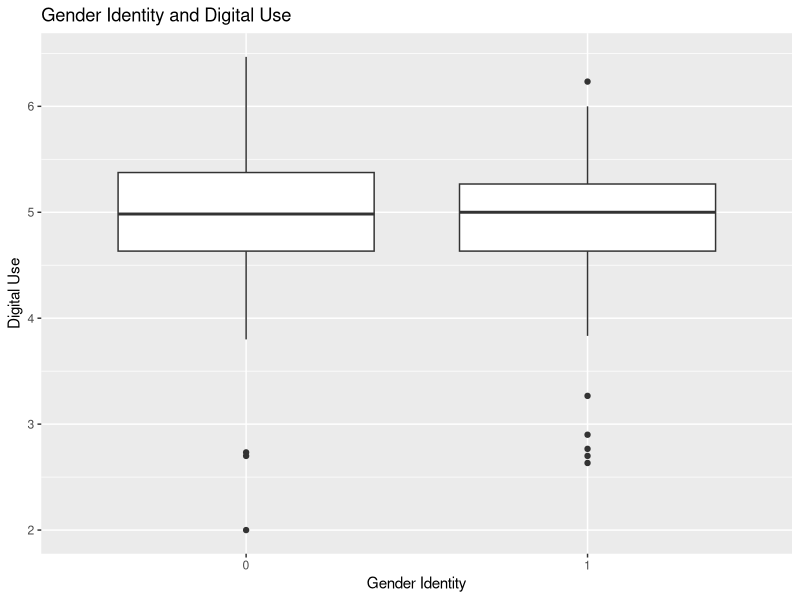
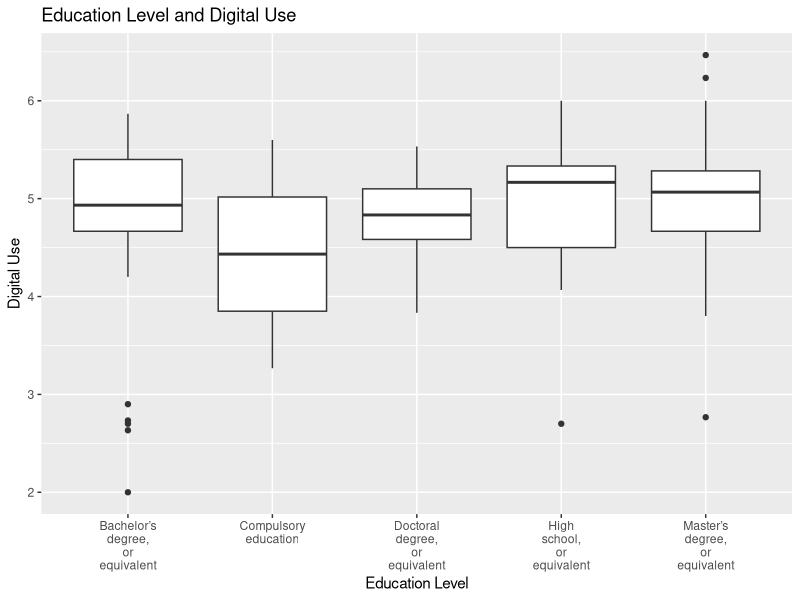
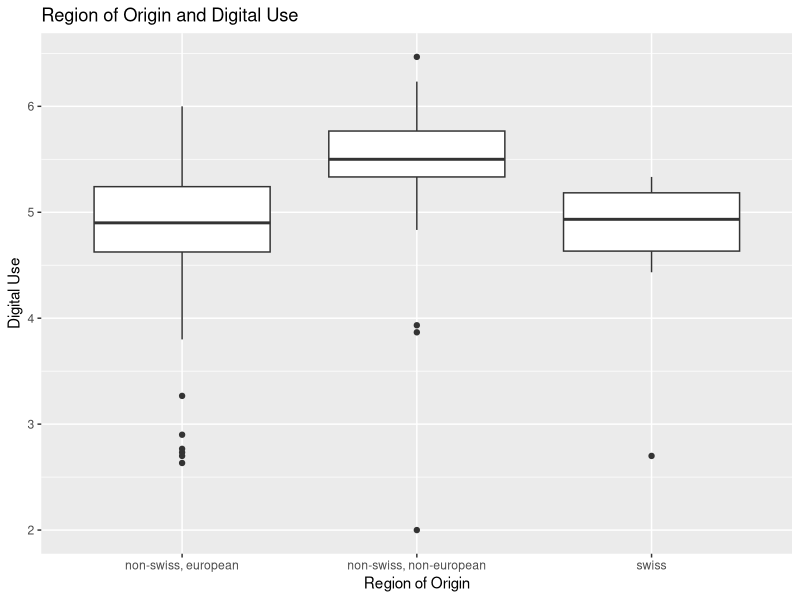
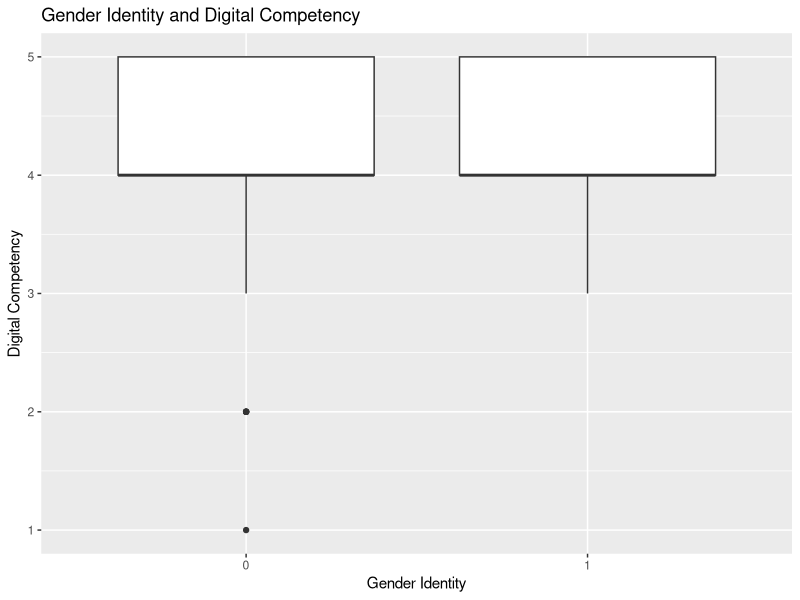
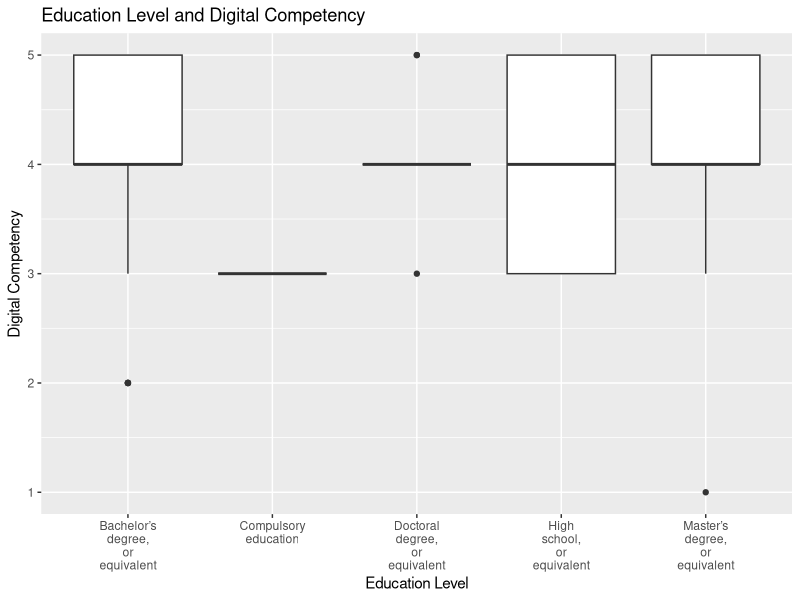
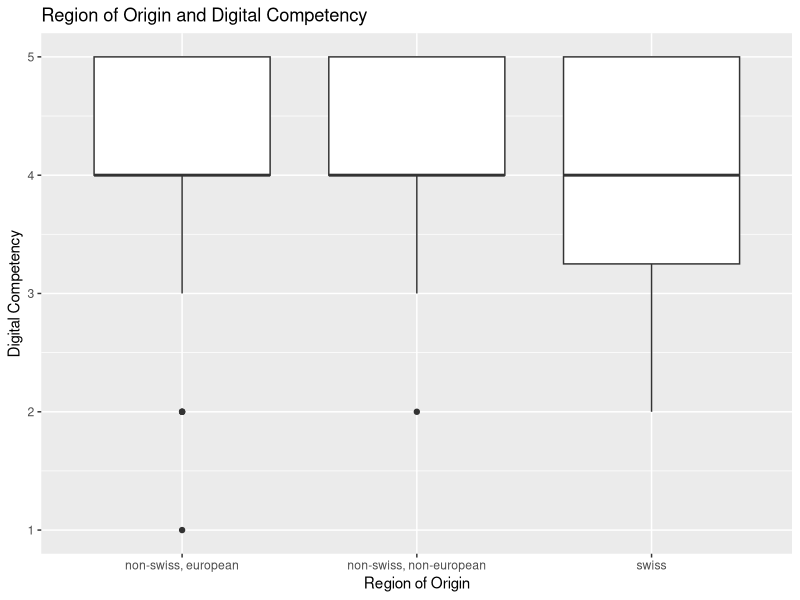
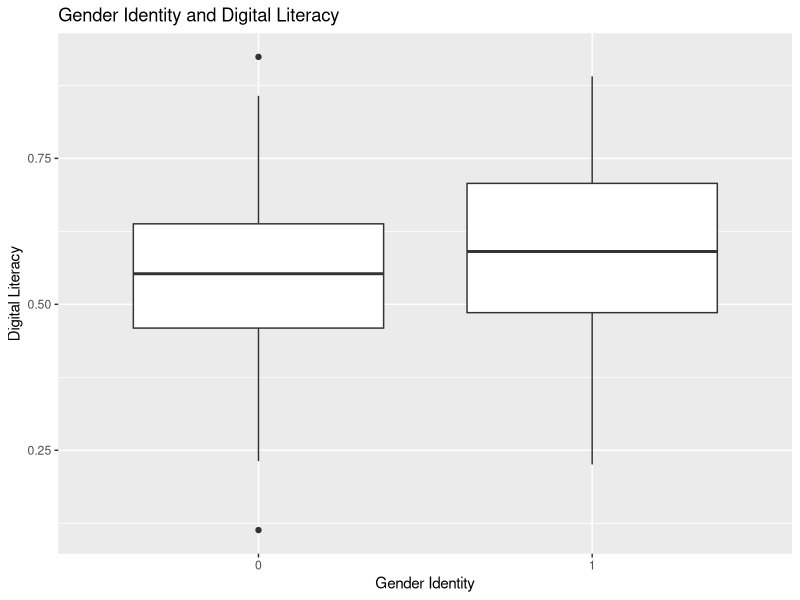
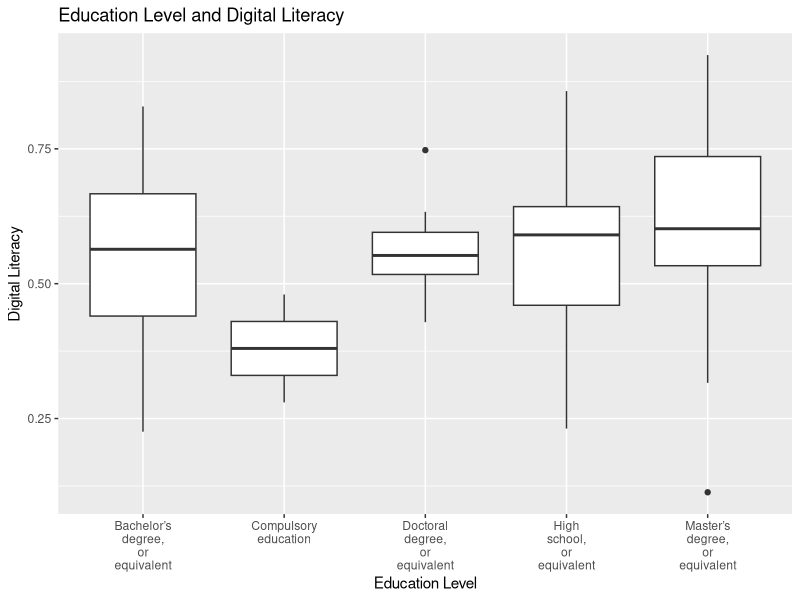

Reproduce these figures in R, in order.
library(ggplot2)

data <- read.csv("final-data.csv")
data <- data[, !names(data) %in% "romansh_canton"]
data <- subset(data, select = -concerns_score)
data <- subset(data, select = -familiarity_score)

data$ro_macro <- ifelse(data$region_origin == "non-swiss, european",
  "non-swiss, european",
  ifelse(data$region_origin == "non-swiss, non-european",
    "non-swiss, non-european",
    "swiss"
  )
)

data$normalised_literacy <- data$digital_literacy / 30
data$combined_literacy <- (data$normalised_literacy / 7) * (data$competent_digital / 5)
data$normalised_paralanguage <- data$paralanguage_communication / 7
data$general <- (data$productivity + data$finances) / 2

communication <- c("pa_uima", "pa_slof", "pa_mvocc", "pa_svmomvc", "pa_usmp", "pa_sospov", "pa_womsrv", "pa_womsrv", "pa_stomm", "pa_e", "pa_piofogc")

data$communication <- rowSums(data[communication], na.rm = TRUE) / length(communication)

instrumental <- c("pa_uatcwat", "pa_ucor", "pa_saot", "pa_b", "pa_l", "pa_bw", "pa_si", "pa_ucocc", "pa_ml", "pa_sogdcs")
expressive <- c("pa_usmp", "pa_womsrv", "pa_svmomvc", "pa_mgom", "pa_epov", "pa_tpov", "pa_sospov", "pa_stomm", "pa_piofogc")

data$instrumental <- rowSums(data[instrumental], na.rm = TRUE) / length(instrumental)
data$expressive <- rowSums(data[expressive], na.rm = TRUE) / length(expressive)

data$university_lausanne <- as.factor(data$university_lausanne)
data$gender_identity <- as.factor(data$gender_identity)
data$education_completed <- as.factor(data$education_completed)
data$ro_macro <- as.factor(data$ro_macro)
data$age <- as.numeric(data$age)
data$years_internet <- as.numeric(data$years_internet)

pa_columns <- grep("^pa_", colnames(data), value = TRUE)

diversity_column <- apply(data[, pa_columns], 1, function(x) sum(x >= 3 & x <= 7))

data$diversity_score <- diversity_column / 30

cd_columns <- grep("^cd_", colnames(data), value = TRUE)

data$concern_score <- rowSums(data[, cd_columns], na.rm = TRUE) / 8
data$acknowledgement <- (data$ms_aic + data$ms_cip) / 2

colnames(data)[colnames(data) == "self-development"] <- "self_development"

data$sociolinguistics_score <- rowSums(data[, c("ft_cmc", "ft_pos", "ft_p", "ft_i")], na.rm = TRUE) / 4
data$previous_research <- rowSums(data[, c("co_auoei", "co_ahomrc", "co_ago", "co_acono", "co_acofc")], na.rm = TRUE) / 5

co_columns <- grep("^co_", colnames(data), value = TRUE)

data$bw_pg <- rowSums(data[, c("pa_bw", "pa_pg")], na.rm = TRUE) / 2

co_application <- c(co_columns, "interested_application")

application <- data[, co_application]

data$past_present <- rowSums(data[, c("contributed_research", "interested_application")], na.rm = TRUE) / 2

cd_application <- c(cd_columns, "interested_application")

limiting_factors <- data[, cd_application]

cd_pp <- c(cd_columns, "past_present")

lf_pp <- data[, cd_pp]

pa_application <- c(pa_columns, "interested_application")

application <- data[, pa_application]

pa_pp <- c(pa_columns, "past_present")

application_pp <- data[, pa_pp]

egotistical <- c("ms_fc", "ms_aic", "ms_cip", "ms_no", "ms_lasor", "ms_lam", "ms_las", "ms_ca")

collective <- c("ms_hamaritp", "ms_no", "ms_tptswfaf", "ms_lasor", "ms_ca")

data$egotistical_motive <- rowSums(data[egotistical], na.rm = TRUE) / length(egotistical)
data$collective_motive <- rowSums(data[collective], na.rm = TRUE) / length(collective)

ms_columns <- grep("^ms_", colnames(data), value = TRUE)
ms_application <- c(ms_columns, "interested_application")
ms_ia <- data[, ms_application]
ms_research <- c(ms_columns, "past_present")

research_motives <- data[, ms_research]

co_pa <- c(pa_columns, co_columns)

# OUTPUT

sink("output.txt", type = "output")

# Descriptive statistics

print("Descriptive statistics")

summary(data)

# Standard Deviations

# Age

sd_age <- sd(data$age)

print("Age:")
print(sd_age)

# Competency

sd_cd <- sd(data$competent_digital)

print("Competency:")
print(sd_cd)

# Algorithms

sd_ua <- sd(data$understand_algorithms)

print("Algorithms:")
print(sd_ua)

# Familiarity

sd_cs <- sd(data$ft_cs)

print("Familiarity:")
print(sd_cs)

# Diversity

sd_ds <- sd(data$diversity_score)

print("Diversity:")
print(sd_ds)

# Interest

sd_pp <- sd(data$past_present)

print("Interest:")
print(sd_pp)

# Chi2 Tests

# GENDER IDENTITY VS UNIVERSITY OF LAUSANNE (SIGNIFICANT)

print("UNIVERSITY OF LAUSANNE VS REGION OF ORIGIN (SIGNIFICANT)")

contingency_table <- table(data$gender_identity, data$university_lausanne)

cs_result <- chisq.test(contingency_table)

if (cs_result$p.value < 0.05) {
  print("Significant")
  print(contingency_table)
} else {
  print("Not significant")
}

# UNIVERSITY OF LAUSANNE VS REGION OF ORIGIN (SIGNIFICANT)

print("UNIVERSITY OF LAUSANNE VS REGION OF ORIGIN (SIGNIFICANT)")

contingency_table <- table(data$university_lausanne, data$region_origin)

cs_result <- chisq.test(contingency_table)

if (cs_result$p.value < 0.05) {
  print("Significant")
  print(contingency_table)
} else {
  print("Not significant")
}

# UNIVERSITY OF LAUSANNE VS REGION OF ORIGIN (MACRO) (SIGNIFICANT)

print("UNIVERSITY OF LAUSANNE VS REGION OF ORIGIN (MACRO) (SIGNIFICANT)")

contingency_table <- table(data$university_lausanne, data$ro_macro)

cs_result <- chisq.test(contingency_table)

if (cs_result$p.value < 0.05) {
  print("Significant")
  print(contingency_table)
} else {
  print("Not significant")
}

# UNIVERSITY OF LAUSANNE VS AGE (SIGNIFICANT)

print("UNIVERSITY OF LAUSANNE VS AGE (SIGNIFICANT)")

contingency_table <- table(data$university_lausanne, data$age)

cs_result <- chisq.test(contingency_table)

if (cs_result$p.value < 0.05) {
  print("Significant")
  print(contingency_table)
} else {
  print("Not significant")
}

# UNIVERSITY OF LAUSANNE VS YEARS OF INTERNET USAGE (SIGNIFICANT)

print("UNIVERSITY OF LAUSANNE VS YEARS OF INTERNET USAGE (SIGNIFICANT)")

contingency_table <- table(data$university_lausanne, data$years_internet)

cs_result <- chisq.test(contingency_table)

if (cs_result$p.value < 0.05) {
  print("Significant")
  print(contingency_table)
} else {
  print("Not significant")
}

# REGION OF ORIGIN VS YEARS OF INTERNET USAGE (SIGNIFICANT)

print("REGION OF ORIGIN VS YEARS OF INTERNET USAGE (SIGNIFICANT)")

contingency_table <- table(data$region_origin, data$years_internet)

cs_result <- chisq.test(contingency_table)

if (cs_result$p.value < 0.05) {
  print("Significant")
  print(contingency_table)
} else {
  print("Not significant")
}

# REGION OF ORIGIN (MACRO) VS YEARS OF INTERNET USAGE (SIGNIFICANT)

print("REGION OF ORIGIN (MACRO) VS YEARS OF INTERNET USAGE (SIGNIFICANT)")

contingency_table <- table(data$ro_macro, data$years_internet)

cs_result <- chisq.test(contingency_table)

if (cs_result$p.value < 0.05) {
  print("Significant")
  print(contingency_table)
} else {
  print("Not significant")
}

# REGION OF ORIGIN VS INTERESTED IN FUTURE APPLICATION (SIGNIFICANT)

print("REGION OF ORIGIN VS INTERESTED IN FUTURE APPLICATION (SIGNIFICANT)")

contingency_table <- table(data$region_origin, data$interested_application)

cs_result <- chisq.test(contingency_table)

if (cs_result$p.value < 0.05) {
  print("Significant")
  print(contingency_table)
} else {
  print("Not significant")
}

# REGION OF ORIGIN (MACRO) VS INTERESTED IN FUTURE APPLICATION (SIGNIFICANT)

print("REGION OF ORIGIN (MACRO) VS INTERESTED IN FUTURE APPLICATION (SIGNIFICANT)")

contingency_table <- table(data$ro_macro, data$interested_application)

cs_result <- chisq.test(contingency_table)

if (cs_result$p.value < 0.05) {
  print("Significant")
  print(contingency_table)
} else {
  print("Not significant")
}

# LEVEL OF EDUCATION COMPLETED VS AGE (SIGNIFICANT)

print("LEVEL OF EDUCATION COMPLETED VS AGE (SIGNIFICANT)")

contingency_table <- table(data$education_completed, data$age)

cs_result <- chisq.test(contingency_table)

if (cs_result$p.value < 0.05) {
  print("Significant")
  print(contingency_table)
} else {
  print("Not significant")
}

# LEVEL OF EDUCATION COMPLETED VS YEARS OF INTERNET USAGE (SIGNIFICANT)

print("LEVEL OF EDUCATION COMPLETED VS YEARS OF INTERNET USAGE (SIGNIFICANT)")

contingency_table <- table(data$education_completed, data$years_internet)

cs_result <- chisq.test(contingency_table)

if (cs_result$p.value < 0.05) {
  print("Significant")
  print(contingency_table)
} else {
  print("Not significant")
}

# AGE VS YEARS OF INTERNET USAGE (SIGNIFICANT)

print("AGE VS YEARS OF INTERNET USAGE (SIGNIFICANT)")

contingency_table <- table(data$age, data$years_internet)

cs_result <- chisq.test(contingency_table)

if (cs_result$p.value < 0.05) {
  print("Significant")
  print(contingency_table)
} else {
  print("Not significant")
}

# GENDER IDENTITY VS LEVEL OF EDUCATION COMPLETED (SIGNIFICANT)

print("GENDER IDENTITY VS LEVEL OF EDUCATION COMPLETED (SIGNIFICANT)")

contingency_table <- table(data$gender_identity, data$education_completed)

cs_result <- chisq.test(contingency_table)

if (cs_result$p.value < 0.05) {
  print("Significant")
  print(contingency_table)
} else {
  print("Not significant")
}

# GENDER IDENTITY VS REGION OF ORIGIN (SIGNIFICANT)

print("GENDER IDENTITY VS REGION OF ORIGIN (SIGNIFICANT)")

contingency_table <- table(data$gender_identity, data$region_origin)

cs_result <- chisq.test(contingency_table)

if (cs_result$p.value < 0.05) {
  print("Significant")
  print(contingency_table)
} else {
  print("Not significant")
}

# GENDER IDENTITY VS YEARS OF INTERNET USAGE (SIGNIFICANT)

print("GENDER IDENTITY VS YEARS OF INTERNET USAGE (SIGNIFICANT)")

contingency_table <- table(data$gender_identity, data$years_internet)

cs_result <- chisq.test(contingency_table)

if (cs_result$p.value < 0.05) {
  print("Significant")
  print(contingency_table)
} else {
  print("Not significant")
}

# Who uses digital technology the most frequently?

print("Who uses digital technology the most frequently?")

# Plots

ggplot(data, aes(x = gender_identity, y = normalised_literacy)) +
  geom_boxplot() +
  labs(title = "Gender Identity and Digital Use", x = "Gender Identity", y = "Digital Use")

ggplot(data, aes(x = education_completed, y = normalised_literacy)) +
  geom_boxplot() +
  labs(title = "Education Level and Digital Use", x = "Education Level", y = "Digital Use") +
  scale_x_discrete(labels = function(x) gsub(" ", "\n", x))

ggplot(data, aes(x = ro_macro, y = normalised_literacy)) +
  geom_boxplot() +
  labs(title = "Region of Origin and Digital Use", x = "Region of Origin", y = "Digital Use")

# Correlation

correlation <- cor(data[, c("age", "years_internet", "normalised_literacy")], use = "complete.obs")

print(correlation)

# ANOVA

anova_gender <- aov(normalised_literacy ~ gender_identity, data = data)

summary(anova_gender)

anova_education <- aov(normalised_literacy ~ education_completed, data = data)

summary(anova_education)

anova_region <- aov(normalised_literacy ~ ro_macro, data = data)

summary(anova_region)

# Who uses digital technology the most competently?

print("Who uses digital technology the most competently?")

# Plots

ggplot(data, aes(x = gender_identity, y = competent_digital)) +
  geom_boxplot() +
  labs(title = "Gender Identity and Digital Competency", x = "Gender Identity", y = "Digital Competency")

ggplot(data, aes(x = education_completed, y = competent_digital)) +
  geom_boxplot() +
  labs(title = "Education Level and Digital Competency", x = "Education Level", y = "Digital Competency") +
  scale_x_discrete(labels = function(x) gsub(" ", "\n", x))

ggplot(data, aes(x = ro_macro, y = competent_digital)) +
  geom_boxplot() +
  labs(title = "Region of Origin and Digital Competency", x = "Region of Origin", y = "Digital Competency")

# Correlation

correlation <- cor(data[, c("age", "years_internet", "competent_digital")], use = "complete.obs")

print(correlation)

# ANOVA

anova_gender <- aov(competent_digital ~ gender_identity, data = data)

summary(anova_gender)

anova_education <- aov(competent_digital ~ education_completed, data = data)

summary(anova_education)

anova_region <- aov(competent_digital ~ ro_macro, data = data)

summary(anova_region)

# Who is the most digitally literate?

print("Who is the most digitally literate?")

# Plots

ggplot(data, aes(x = gender_identity, y = combined_literacy)) +
  geom_boxplot() +
  labs(title = "Gender Identity and Digital Literacy", x = "Gender Identity", y = "Digital Literacy")

ggplot(data, aes(x = education_completed, y = combined_literacy)) +
  geom_boxplot() +
  labs(title = "Education Level and Digital Literacy", x = "Education Level", y = "Digital Literacy") +
    scale_x_discrete(labels = function(x) gsub(" ", "\n", x))

ggplot(data, aes(x = ro_macro, y = combined_literacy)) +
  geom_boxplot() +
  labs(title = "Region of Origin and Digital Literacy", x = "Region of Origin", y = "Digital Literacy")

# Correlation

correlation <- cor(data[, c("age", "years_internet", "combined_literacy")], use = "complete.obs")

print(correlation)

# ANOVA

anova_gender <- aov(combined_literacy ~ gender_identity, data = data)

summary(anova_gender)

anova_education <- aov(combined_literacy ~ education_completed, data = data)

summary(anova_education)

anova_region <- aov(combined_literacy ~ ro_macro, data = data)

summary(anova_region)

# Does frequency of use relate to digital competence?

print("Does frequency of use relate to digital competence?")

# Linear Regression

model <- lm(competent_digital ~ normalised_literacy, data = data)

summary(model)

# Does age relate to frequency of use?

print("Does age relate to frequency of use?")

# Linear Regression

model <- lm(normalised_literacy ~ age, data = data)

summary(model)

# Does age relate to digital competence?

print("Does age relate to digital competence?")

# Linear Regression

model <- lm(competent_digital ~ age, data = data)

summary(model)

# Does age relate to digital literacy?

print("Does age relate to digital literacy?")

# Linear Regression

model <- lm(combined_literacy ~ age, data = data)

summary(model)

# What demographic produces the most paralanguage output?

print("What demographic produces the most paralanguage output?")

# Plots

ggplot(data, aes(x = gender_identity, y = normalised_paralanguage)) +
  geom_boxplot() +
  labs(title = "Gender Identity and Paralanguage Use", x = "Gender Identity", y = "Paralanguage Use")

ggplot(data, aes(x = education_completed, y = normalised_paralanguage)) +
  geom_boxplot() +
  labs(title = "Education Level and Paralanguage Use", x = "Education Level", y = "Paralanguage Use") +
    scale_x_discrete(labels = function(x) gsub(" ", "\n", x))

ggplot(data, aes(x = ro_macro, y = normalised_paralanguage)) +
  geom_boxplot() +
  labs(title = "Region of Origin and Paralanguage Use", x = "Region of Origin", y = "Paralanguage Use")

# Correlation

correlation <- cor(data[, c("age", "years_internet", "normalised_paralanguage")], use = "complete.obs")

print(correlation)

# ANOVA

anova_gender <- aov(normalised_paralanguage ~ gender_identity, data = data)

summary(anova_gender)

anova_education <- aov(normalised_paralanguage ~ education_completed, data = data)

summary(anova_education)

anova_region <- aov(normalised_paralanguage ~ ro_macro, data = data)

summary(anova_region)

# What demographic produces the most communication output?

print("What demographic produces the most communication output?")

# Plots

ggplot(data, aes(x = gender_identity, y = communication)) +
  geom_boxplot() +
  labs(title = "Gender Identity and Communication Use", x = "Gender Identity", y = "Communication Use")

ggplot(data, aes(x = education_completed, y = communication)) +
  geom_boxplot() +
  labs(title = "Education Level and Communication Use", x = "Education Level", y = "Communication Use") +
    scale_x_discrete(labels = function(x) gsub(" ", "\n", x))

ggplot(data, aes(x = ro_macro, y = communication)) +
  geom_boxplot() +
  labs(title = "Region of Origin and Communication Use", x = "Region of Origin", y = "Communication Use")

# Correlation

correlation <- cor(data[, c("age", "years_internet", "communication")], use = "complete.obs")

print(correlation)

# ANOVA

anova_gender <- aov(communication ~ gender_identity, data = data)
summary(anova_gender)

anova_education <- aov(communication ~ education_completed, data = data)
summary(anova_education)

anova_region <- aov(communication ~ ro_macro, data = data)
summary(anova_region)

# Do demographic characteristics relate to instrumental use?

print("Do demographic characteristics relate to instrumental use?")

# Plots

ggplot(data, aes(x = gender_identity, y = instrumental)) +
  geom_boxplot() +
  labs(title = "Gender Identity and Instrumental Use", x = "Gender Identity", y = "Instrumental Use")

ggplot(data, aes(x = education_completed, y = instrumental)) +
  geom_boxplot() +
  labs(title = "Education Level and Instrumental Use", x = "Education Level", y = "Instrumental Use") +
    scale_x_discrete(labels = function(x) gsub(" ", "\n", x))

ggplot(data, aes(x = ro_macro, y = instrumental)) +
  geom_boxplot() +
  labs(title = "Region of Origin and Instrumental Use", x = "Region of Origin", y = "Instrumental Use")

# Correlation

correlation <- cor(data[, c("age", "years_internet", "instrumental")], use = "complete.obs")

print(correlation)

# ANOVA

anova_gender <- aov(instrumental ~ gender_identity, data = data)

summary(anova_gender)

anova_education <- aov(instrumental ~ education_completed, data = data)

summary(anova_education)

anova_region <- aov(instrumental ~ ro_macro, data = data)

summary(anova_region)

# Do demographic characteristics relate to expressive use?

print("Do demographic characteristics relate to expressive use?")

# Plots

ggplot(data, aes(x = gender_identity, y = expressive)) +
  geom_boxplot() +
  labs(title = "Gender Identity and Expressive Use", x = "Gender Identity", y = "Expressive Use")

ggplot(data, aes(x = education_completed, y = expressive)) +
  geom_boxplot() +
  labs(title = "Education Level and Expressive Use", x = "Education Level", y = "Expressive Use") +
    scale_x_discrete(labels = function(x) gsub(" ", "\n", x))

ggplot(data, aes(x = ro_macro, y = expressive)) +
  geom_boxplot() +
  labs(title = "Region of Origin and Expressive Use", x = "Region of Origin", y = "Expressive Use")

# Correlation

correlation <- cor(data[, c("age", "years_internet", "expressive")], use = "complete.obs")

print(correlation)

# ANOVA

anova_gender <- aov(expressive ~ gender_identity, data = data)

summary(anova_gender)

anova_education <- aov(expressive ~ education_completed, data = data)

summary(anova_education)

anova_region <- aov(expressive ~ ro_macro, data = data)

summary(anova_region)

# EDIT How do people use digital technology?

print("How do people use digital technology?")

# Clustering

pa_data <- data[, pa_columns]

scaled_data <- scale(pa_data)

summary(scaled_data)

set.seed(123)

wcss <- numeric()

for (k in 1:10) {
  kmeans_result <- kmeans(scaled_data, centers = k, nstart = 25)
  wcss[k] <- kmeans_result$tot.withinss
}

plot(1:10, wcss,
  type = "b", pch = 19, frame = FALSE,
  xlab = "Number of clusters", ylab = "Total",
  main = "Elbow Method"
)

slope <- (wcss[10] - wcss[5]) / (10 - 5)

intercept <- wcss[5] - slope * 5

abline(a = intercept, b = slope, col = "#0089c4", lwd = 2, lty = 2)

kmeans_result <- kmeans(scaled_data, centers = 5, nstart = 25)

kmeans_result$cluster
kmeans_result$centers

data$cluster <- kmeans_result$cluster

# PCA

pca_result <- prcomp(scaled_data)

plot(pca_result$x[, 1:2],
  col = data$cluster, pch = 16,
  main = "PCA", xlab = "PC1", ylab = "PC2"
)

text(pca_result$x[, 1:2], labels = data$ro_macro, pos = 3, cex = 0.5, col = "black")

loadings <- pca_result$rotation
loadings[, 1:2]

# Who engages in more diverse forms of using digital technology?

print("Who engages in more diverse forms of using digital technology?")

# Plots

ggplot(data, aes(x = gender_identity, y = diversity_score)) +
  geom_boxplot() +
  labs(title = "Gender Identity and Diversity of Use", x = "Gender Identity", y = "Diversity of Use")

ggplot(data, aes(x = education_completed, y = diversity_score)) +
  geom_boxplot() +
  labs(title = "Education Level and  Diversity of Use", x = "Education Level", y = "Diversity of Use") +
    scale_x_discrete(labels = function(x) gsub(" ", "\n", x))

ggplot(data, aes(x = ro_macro, y = diversity_score)) +
  geom_boxplot() +
  labs(title = "Region of Origin and Diversity of Use", x = "Region of Origin", y = "Diversity of Use")

# Correlation

correlation <- cor(data[, c("age", "years_internet", "diversity_score")], use = "complete.obs")

print(correlation)

# ANOVA

anova_gender <- aov(diversity_score ~ gender_identity, data = data)

summary(anova_gender)

anova_education <- aov(diversity_score ~ education_completed, data = data)

summary(anova_education)

anova_region <- aov(diversity_score ~ ro_macro, data = data)

summary(anova_region)

# Who does not trust data collection processes?

print("Who does not trust data collection processes?")

# Plots

ggplot(data, aes(x = gender_identity, y = concern_score)) +
  geom_boxplot() +
  labs(title = "Gender Identity and Data Concern", x = "Gender Identity", y = "Data Concern")

ggplot(data, aes(x = education_completed, y = concern_score)) +
  geom_boxplot() +
  labs(title = "Education Level and Data Concern", x = "Education Level", y = "Data Concern") +
    scale_x_discrete(labels = function(x) gsub(" ", "\n", x))

ggplot(data, aes(x = ro_macro, y = concern_score)) +
  geom_boxplot() +
  labs(title = "Region of Origin and Data Concern", x = "Region of Origin", y = "Data Concern")

# Correlation

correlation <- cor(data[, c("age", "years_internet", "concern_score")], use = "complete.obs")

print(correlation)

# ANOVA

anova_gender <- aov(concern_score ~ gender_identity, data = data)

summary(anova_gender)

anova_education <- aov(concern_score ~ education_completed, data = data)

summary(anova_education)

anova_region <- aov(concern_score ~ ro_macro, data = data)

summary(anova_region)

# Who uses social media the most?

print("Who uses social media the most?")

# Chi2

contingency_table <- table(data$gender_identity, data$pa_usmp)

cs_result <- chisq.test(contingency_table)

if (cs_result$p.value < 0.05) {
  print("Significant")
  print(contingency_table)
} else {
  print("Not significant")
}

contingency_table <- table(data$education_completed, data$pa_usmp)

cs_result <- chisq.test(contingency_table)

if (cs_result$p.value < 0.05) {
  print("Significant")
  print(contingency_table)
} else {
  print("Not significant")
}

contingency_table <- table(data$region_origin, data$pa_usmp)

cs_result <- chisq.test(contingency_table)

if (cs_result$p.value < 0.05) {
  print("Significant")
  print(contingency_table)
} else {
  print("Not significant")
}

# Plots

ggplot(data, aes(x = gender_identity, y = pa_usmp)) +
  geom_boxplot() +
  labs(title = "Gender Identity and Social Media Use", x = "Gender Identity", y = "Social Media Use")

ggplot(data, aes(x = education_completed, y = pa_usmp)) +
  geom_boxplot() +
  labs(title = "Education Level and Social Media Use", x = "Education Level", y = "Social Media Use") +
    scale_x_discrete(labels = function(x) gsub(" ", "\n", x))

ggplot(data, aes(x = ro_macro, y = pa_usmp)) +
  geom_boxplot() +
  labs(title = "Region of Origin and Social Media Use", x = "Region of Origin", y = "Social Media Use")

# Correlation

correlation <- cor(data[, c("age", "years_internet", "pa_usmp")], use = "complete.obs")

print(correlation)

# ANOVA

anova_gender <- aov(pa_usmp ~ gender_identity, data = data)

summary(anova_gender)

anova_education <- aov(pa_usmp ~ education_completed, data = data)

summary(anova_education)

anova_region <- aov(pa_usmp ~ ro_macro, data = data)

summary(anova_region)

# Are people who use technology more frequently more concerned about data collection processes?

print("Are people who use technology more frequently more concerned about data collection processes?")

# Correlation

correlation <- cor(data$normalised_literacy, data$concern_score, use = "complete.obs")

print(correlation)

# Plot

ggplot(data, aes(x = normalised_literacy, y = concern_score)) +
  geom_point() +
  geom_smooth(method = "lm", color = "#0089c4") +
  labs(title = "Frequency of Use and Concern Score", x = "Frequency of Use", y = "Concern Score")

# Linear Regression

model <- lm(concern_score ~ digital_literacy, data = data)

summary(model)

# Are people who use technology in more diverse ways more concerned about data collection processes?

print("Are people who use technology in more diverse ways more concerned about data collection processes?")

# Correlation

correlation <- cor(data$diversity_score, data$concern_score, use = "complete.obs")

print(correlation)

# Plot

ggplot(data, aes(x = diversity_score, y = concern_score)) +
  geom_point() +
  geom_smooth(method = "lm", color = "#0089c4") +
  labs(title = "Diversity of Use and Concern Score", x = "Diversity of Use", y = "Concern Score")

# Linear Regression

model <- lm(concern_score ~ diversity_score, data = data)

summary(model)

# Do people with algorithmic literacy have higher self-perceived competence?

print("Do people with algorithmic literacy have higher self-perceived competence?")

# Correlation

correlation <- cor(data$understand_algorithms, data$competent_digital, use = "complete.obs")

print(correlation)

# Plot

ggplot(data, aes(x = understand_algorithms, y = competent_digital)) +
  geom_point() +
  geom_smooth(method = "lm", color = "#0089c4") +
  labs(title = "Algorithmic Literacy and Digital Competency", x = "Algorithmic Literacy", y = "Digital Competency")

# Linear Regression

model <- lm(competent_digital ~ understand_algorithms, data = data)

summary(model)

# Does acknowledgement in citations appeal to specific demographics?

print("Does acknowledgement in citations appeal to specific demographics?")

# Chi2

contingency_table <- table(data$gender_identity, data$ms_aic)

cs_result <- chisq.test(contingency_table)

if (cs_result$p.value < 0.05) {
  print("Significant")
  print(contingency_table)
} else {
  print("Not significant")
}

contingency_table <- table(data$education_completed, data$ms_aic)

cs_result <- chisq.test(contingency_table)

if (cs_result$p.value < 0.05) {
  print("Significant")
  print(contingency_table)
} else {
  print("Not significant")
}

contingency_table <- table(data$region_origin, data$ms_aic)

cs_result <- chisq.test(contingency_table)

if (cs_result$p.value < 0.05) {
  print("Significant")
  print(contingency_table)
} else {
  print("Not significant")
}

# Plot

ggplot(data, aes(x = gender_identity, y = ms_aic)) +
  geom_boxplot() +
  labs(title = "Gender Identity and Acknowledgemnt in Citations", x = "Gender Identity", y = "Acknowledgement in Citations")

ggplot(data, aes(x = education_completed, y = ms_aic)) +
  geom_boxplot() +
  labs(title = "Education Level and Acknowledgemnt in Citations", x = "Education Level", y = "Acknowledgement in Citations") +
    scale_x_discrete(labels = function(x) gsub(" ", "\n", x))

ggplot(data, aes(x = ro_macro, y = ms_aic)) +
  geom_boxplot() +
  labs(title = "Region of Origin and and Acknowledgemnt in Citations", x = "Region of Origin", y = "Acknowledgemnt in Citations")

# Correlation

correlation <- cor(data[, c("age", "years_internet", "ms_aic")], use = "complete.obs")

print(correlation)

# ANOVA

anova_gender <- aov(ms_aic ~ gender_identity, data = data)

summary(anova_gender)

anova_education <- aov(ms_aic ~ education_completed, data = data)

summary(anova_education)

anova_region <- aov(ms_aic ~ ro_macro, data = data)

summary(anova_region)

# Does general acknowledgement appeal to specific demographics?

print("Does general acknowledgement appeal to specific demographics?")

# Plots

ggplot(data, aes(x = gender_identity, y = acknowledgement)) +
  geom_boxplot() +
  labs(title = "Gender Identity and Acknowledgement", x = "Gender Identity", y = "Acknowledgement")

ggplot(data, aes(x = education_completed, y = acknowledgement)) +
  geom_boxplot() +
  labs(title = "Education Level and Acknowledgement", x = "Education Level", y = "Acknowledgement") +
    scale_x_discrete(labels = function(x) gsub(" ", "\n", x))

ggplot(data, aes(x = ro_macro, y = acknowledgement)) +
  geom_boxplot() +
  labs(title = "Region of Origin and Acknowledgement", x = "Region of Origin", y = "Acknowledgement")

# Correlation

correlation <- cor(data[, c("age", "years_internet", "acknowledgement")], use = "complete.obs")

print(correlation)

# ANOVA

anova_gender <- aov(acknowledgement ~ gender_identity, data = data)

summary(anova_gender)

anova_education <- aov(acknowledgement ~ education_completed, data = data)

summary(anova_education)

anova_region <- aov(acknowledgement ~ ro_macro, data = data)

summary(anova_region)

# Does greater involvement in a project motivate participation?

print("Does greater involvement in a project motivate participation?")

# Chi2

contingency_table <- table(data$ms_hamaritp, data$interested_application)

cs_result <- chisq.test(contingency_table)

if (cs_result$p.value < 0.05) {
  print("Significant")
  print(contingency_table)
} else {
  print("Not significant")
}

# Correlation

correlation <- cor(data$ms_hamaritp, data$interested_application, use = "complete.obs")

print(correlation)

# Plot

ggplot(data, aes(x = ms_hamaritp, y = interested_application)) +
  geom_point() +
  geom_smooth(method = "lm", color = "#0089c4") +
  labs(title = "Active Role and Application Interest", x = "Active Role", y = "Application Interest")

# Linear Regression

model <- lm(interested_application ~ ms_hamaritp, data = data)

summary(model)

# Who is interested in learning a skill?

print("Who is interested in learning a skill?")

# Chi2

contingency_table <- table(data$gender_identity, data$ms_las)

cs_result <- chisq.test(contingency_table)

if (cs_result$p.value < 0.05) {
  print("Significant")
  print(contingency_table)
} else {
  print("Not significant")
}

contingency_table <- table(data$education_completed, data$ms_las)

cs_result <- chisq.test(contingency_table)

if (cs_result$p.value < 0.05) {
  print("Significant")
  print(contingency_table)
} else {
  print("Not significant")
}

contingency_table <- table(data$region_origin, data$ms_las)

cs_result <- chisq.test(contingency_table)

if (cs_result$p.value < 0.05) {
  print("Significant")
  print(contingency_table)
} else {
  print("Not significant")
}

# Plots

ggplot(data, aes(x = gender_identity, y = ms_las)) +
  geom_boxplot() +
  labs(title = "Gender Identity and Learning a Skill", x = "Gender Identity", y = "Learning a Skill")

ggplot(data, aes(x = education_completed, y = ms_las)) +
  geom_boxplot() +
  labs(title = "Education Level and Learning a Skill", x = "Education Level", y = "Learning a Skill") +
    scale_x_discrete(labels = function(x) gsub(" ", "\n", x))

ggplot(data, aes(x = ro_macro, y = ms_las)) +
  geom_boxplot() +
  labs(title = "Region of Origin and Learning a Skill", x = "Region of Origin", y = "Learning a Skill")

# Correlation

correlation <- cor(data[, c("age", "years_internet", "ms_las")], use = "complete.obs")

print(correlation)

# ANOVA

anova_gender <- aov(ms_las ~ gender_identity, data = data)

summary(anova_gender)

anova_education <- aov(ms_las ~ education_completed, data = data)

summary(anova_education)

anova_region <- aov(ms_las ~ ro_macro, data = data)

summary(anova_region)

# Is there a relationship between use of social media and interest in a mobile application?

print("Is there a relationship between use of social media and interest in a mobile application?")

# Chi2

contingency_table <- table(data$pa_usmp, data$interested_application)

cs_result <- chisq.test(contingency_table)

if (cs_result$p.value < 0.05) {
  print("Significant")
  print(contingency_table)
} else {
  print("Not significant")
}

# Correlation

correlation <- cor(data$pa_usmp, data$interested_application, use = "complete.obs")

print(correlation)

# Plot

ggplot(data, aes(x = pa_usmp, y = interested_application)) +
  geom_point() +
  geom_smooth(method = "lm", color = "#0089c4") +
  labs(title = "Social Media Use and Application Interest", x = "Social Media Use", y = "Application Interest")

# Linear Regression

model <- lm(interested_application ~ pa_usmp, data = data)

summary(model)

# What demographics are interested in a mobile application?

print("What demographics are interested in a mobile application?")

# Chi2

contingency_table <- table(data$gender_identity, data$interested_application)

cs_result <- chisq.test(contingency_table)

if (cs_result$p.value < 0.05) {
  print("Significant")
  print(contingency_table)
} else {
  print("Not significant")
}

contingency_table <- table(data$education_completed, data$interested_application)

cs_result <- chisq.test(contingency_table)

if (cs_result$p.value < 0.05) {
  print("Significant")
  print(contingency_table)
} else {
  print("Not significant")
}

contingency_table <- table(data$region_origin, data$interested_application)

cs_result <- chisq.test(contingency_table)

if (cs_result$p.value < 0.05) {
  print("Significant")
  print(contingency_table)
} else {
  print("Not significant")
}

# Plots

ggplot(data, aes(x = gender_identity, y = interested_application)) +
  geom_boxplot() +
  labs(title = "Gender Identity and Application Interest", x = "Gender Identity", y = "Application Interest")

ggplot(data, aes(x = education_completed, y = interested_application)) +
  geom_boxplot() +
  labs(title = "Education Level and Application Interest", x = "Education Level", y = "Application Interest") +
    scale_x_discrete(labels = function(x) gsub(" ", "\n", x))

ggplot(data, aes(x = ro_macro, y = interested_application)) +
  geom_boxplot() +
  labs(title = "Region of Origin and Application Interest", x = "Region of Origin", y = "Application Interest")

# Correlation

correlation <- cor(data[, c("age", "years_internet", "interested_application")], use = "complete.obs")

print(correlation)

# ANOVA

anova_gender <- aov(interested_application ~ gender_identity, data = data)

summary(anova_gender)

anova_education <- aov(interested_application ~ education_completed, data = data)

summary(anova_education)

anova_region <- aov(interested_application ~ ro_macro, data = data)

summary(anova_region)

# What individuals are more likely to use technology for personal development?

print("What individuals are more likely to use technology for personal development?")

# Plots

ggplot(data, aes(x = gender_identity, y = self_development)) +
  geom_boxplot() +
  labs(title = "Gender Identity and Self-Development Use", x = "Gender Identity", y = "Self-Development Use")

ggplot(data, aes(x = education_completed, y = self_development)) +
  geom_boxplot() +
  labs(title = "Education Level and Self-Development Use", x = "Education Level", y = "Self-Development Use") +
    scale_x_discrete(labels = function(x) gsub(" ", "\n", x))

ggplot(data, aes(x = ro_macro, y = self_development)) +
  geom_boxplot() +
  labs(title = "Region of Origin and Self-Development Use", x = "Region of Origin", y = "Self-Development Use")

# Correlation

correlation <- cor(data[, c("age", "years_internet", "self_development")], use = "complete.obs")

print(correlation)

# ANOVA

anova_gender <- aov(self_development ~ gender_identity, data = data)

summary(anova_gender)

anova_education <- aov(self_development ~ education_completed, data = data)

summary(anova_education)

anova_region <- aov(self_development ~ ro_macro, data = data)

summary(anova_region)

# Is there a relationship between knowledge of sociolinguistics and knowledge of citizen science?

print("Is there a relationship between knowledge of sociolinguistics and knowledge of citizen science?")

# Correlation

correlation <- cor(data$ft_cs, data$sociolinguistics_score, use = "complete.obs")

print(correlation)

# Plot

ggplot(data, aes(x = ft_cs, y = sociolinguistics_score)) +
  geom_point() +
  geom_smooth(method = "lm", color = "#0089c4") +
  labs(title = "Citizen Science and Sociolinguistics Familiarity", x = "Citizen Science Familiarity", y = "Sociolinguistics Familiarity")

# Linear Regression

model <- lm(sociolinguistics_score ~ ft_cs, data = data)

summary(model)

# Does familiarity with sociolinguistics mean greater interest in research participation?

print("Does familiarity with sociolinguistics mean greater interest in research participation?")

# Correlation

correlation <- cor(data$interested_application, data$sociolinguistics_score, use = "complete.obs")

print(correlation)

# Plot

ggplot(data, aes(x = interested_application, y = sociolinguistics_score)) +
  geom_point() +
  geom_smooth(method = "lm", color = "#0089c4") +
  labs(title = "Application Interest and Sociolinguistics Familiarity", x = "Application Interest", y = "Sociolinguistics Familiarity")

# Linear Regression

model <- lm(sociolinguistics_score ~ interested_application, data = data)

summary(model)

# Does familiarity with citizen science encourage interest in participation?

print("Does familiarity with citizen science encourage interest in participation?")

# Correlation

correlation <- cor(data$interested_application, data$ft_cs, use = "complete.obs")

print(correlation)

# Plot

ggplot(data, aes(x = interested_application, y = ft_cs)) +
  geom_point() +
  geom_smooth(method = "lm", color = "#0089c4") +
  labs(title = "Application Interest and Citizen Science Familiarity", x = "Application Interest", y = "Citizen Science Familiarity")

# Linear Regression

model <- lm(ft_cs ~ interested_application, data = data)

summary(model)

# Does concern with data practices link to interest in participation?

print("Does concern with data practices link to interest in participation?")

# Correlation

correlation <- cor(data$interested_application, data$concern_score, use = "complete.obs")

print(correlation)

# Plot

ggplot(data, aes(x = interested_application, y = concern_score)) +
  geom_point() +
  geom_smooth(method = "lm", color = "#0089c4") +
  labs(title = "Application Interest and Concern Score", x = "Application Interest", y = "Concern Score")

# Linear Regression

model <- lm(concern_score ~ interested_application, data = data)

summary(model)

# Is familiarity with citizen science linked to previous participation in research?

print("Is familiarity with citizen science linked to previous participation in research?")

# Correlation

correlation <- cor(data$ft_cs, data$contributed_research, use = "complete.obs")

print(correlation)

# Plot

ggplot(data, aes(x = ft_cs, y = contributed_research)) +
  geom_point() +
  geom_smooth(method = "lm", color = "#0089c4") +
  labs(title = "Citizen Science Familiarity and Previous Research Participation", x = "Citizen Science Familiarity", y = "Previous Research Participation")

# Linear Regression

model <- lm(contributed_research ~ ft_cs, data = data)

summary(model)

# Does familiarity with research processes alter interest in research?

print("Does familiarity with research processes alter interest in research?")

# Chi2

contingency_table <- table(data$interested_application, data$contributed_research)

cs_result <- chisq.test(contingency_table)

if (cs_result$p.value < 0.05) {
  print("Significant")
  print(contingency_table)
} else {
  print("Not significant")
}


# Correlation

correlation <- cor(data$interested_application, data$contributed_research, use = "complete.obs")

print(correlation)

# Plot

ggplot(data, aes(x = interested_application, y = contributed_research)) +
  geom_point() +
  geom_smooth(method = "lm", color = "#0089c4") +
  labs(title = "Application Interest and Previous Research Participation", x = "Application Interest", y = "Previous Research Participation")

# Linear Regression

model <- lm(contributed_research ~ interested_application, data = data)

summary(model)

# EDIT Does type of project contributed to link to technology use?

print("Does type of project contributed to link to technology use?")

# Clustering

cp_data <- data[, co_pa]

scaled_data <- scale(cp_data)

summary(scaled_data)

set.seed(123)

wcss <- numeric()

for (k in 1:10) {
  kmeans_result <- kmeans(scaled_data, centers = k, nstart = 25)
  wcss[k] <- kmeans_result$tot.withinss
}

plot(1:10, wcss,
  type = "b", pch = 19, frame = FALSE,
  xlab = "Number of clusters", ylab = "Total",
  main = "Elbow Method"
)

kmeans_result <- kmeans(scaled_data, centers = 3, nstart = 25)

kmeans_result$cluster
kmeans_result$centers

data$cluster <- kmeans_result$cluster

# PCA

pca_result <- prcomp(scaled_data)

plot(pca_result$x[, 1:2],
  col = data$cluster, pch = 16,
  main = "PCA", xlab = "PC1", ylab = "PC2"
)

text(pca_result$x[, 1:2], labels = data$ro_macro, pos = 3, cex = 0.5, col = "black")

loadings <- pca_result$rotation
loadings[, 1:2]

# What demographics have engaged in research before?

print("What demographics have engaged in research before?")

# Chi2

contingency_table <- table(data$gender_identity, data$contributed_research)

cs_result <- chisq.test(contingency_table)

if (cs_result$p.value < 0.05) {
  print("Significant")
  print(contingency_table)
} else {
  print("Not significant")
}

contingency_table <- table(data$education_completed, data$contributed_research)

cs_result <- chisq.test(contingency_table)

if (cs_result$p.value < 0.05) {
  print("Significant")
  print(contingency_table)
} else {
  print("Not significant")
}

contingency_table <- table(data$region_origin, data$contributed_research)

cs_result <- chisq.test(contingency_table)

if (cs_result$p.value < 0.05) {
  print("Significant")
  print(contingency_table)
} else {
  print("Not significant")
}

# Plots

ggplot(data, aes(x = gender_identity, y = contributed_research)) +
  geom_boxplot() +
  labs(title = "Gender Identity and Previous Research Participation", x = "Gender Identity", y = "Previous Research Participation")

ggplot(data, aes(x = education_completed, y = contributed_research)) +
  geom_boxplot() +
  labs(title = "Education Level and Previous Research Participation", x = "Education Level", y = "Previous Research Participation")

ggplot(data, aes(x = ro_macro, y = contributed_research)) +
  geom_boxplot() +
  labs(title = "Region of Origin and Previous Research Participation", x = "Region of Origin", y = "Previous Research Participation")

# Correlation

correlation <- cor(data[, c("age", "years_internet", "contributed_research")], use = "complete.obs")

print(correlation)

# ANOVA

anova_gender <- aov(contributed_research ~ gender_identity, data = data)

summary(anova_gender)

anova_education <- aov(contributed_research ~ education_completed, data = data)

summary(anova_education)

anova_region <- aov(contributed_research ~ ro_macro, data = data)

summary(anova_region)

# Who is more likely to spend time using digital technology for entertainment?

print("Who is more likely to spend time using digital technology for entertainment?")

# Plots

ggplot(data, aes(x = gender_identity, y = entertainment)) +
  geom_boxplot() +
  labs(title = "Gender Identity and Entertainment Use", x = "Gender Identity", y = "Entertainment Use")

ggplot(data, aes(x = education_completed, y = entertainment)) +
  geom_boxplot() +
  labs(title = "Education Level and Entertainment Use", x = "Education Level", y = "Entertainment Use") +
    scale_x_discrete(labels = function(x) gsub(" ", "\n", x))

ggplot(data, aes(x = ro_macro, y = entertainment)) +
  geom_boxplot() +
  labs(title = "Region of Origin and Entertainment Use", x = "Region of Origin", y = "Entertainment Use")

# Correlation

correlation <- cor(data[, c("age", "years_internet", "entertainment")], use = "complete.obs")

print(correlation)

# ANOVA

anova_gender <- aov(entertainment ~ gender_identity, data = data)

summary(anova_gender)

anova_education <- aov(entertainment ~ education_completed, data = data)

summary(anova_education)

anova_region <- aov(entertainment ~ ro_macro, data = data)

summary(anova_region)

# Who is more likely to spend time using digital technology for gaming and browsing?

print("Who is more likely to spend time using digital technology for gaming and browsing?")

# Plots

ggplot(data, aes(x = gender_identity, y = bw_pg)) +
  geom_boxplot() +
  labs(title = "Gender Identity, Gaming and Browsing", x = "Gender Identity", y = "Gaming and Browsing")

ggplot(data, aes(x = education_completed, y = bw_pg)) +
  geom_boxplot() +
  labs(title = "Education Level, Gaming and Browsing", x = "Education Level", y = "Gaming and Browsing") +
    scale_x_discrete(labels = function(x) gsub(" ", "\n", x))

ggplot(data, aes(x = ro_macro, y = bw_pg)) +
  geom_boxplot() +
  labs(title = "Region of Origin, Gaming and Browsing", x = "Region of Origin", y = "Gaming and Browsing")

# Correlation

correlation <- cor(data[, c("age", "years_internet", "bw_pg")], use = "complete.obs")

print(correlation)

# ANOVA

anova_gender <- aov(bw_pg ~ gender_identity, data = data)

summary(anova_gender)

anova_education <- aov(bw_pg ~ education_completed, data = data)

summary(anova_education)

anova_region <- aov(bw_pg ~ ro_macro, data = data)

summary(anova_region)

# What type of project you have contributed to links to engagement?

print("What type of project you have contributed to links to engagement?")

# Correlation

correlation <- cor(application, use = "complete.obs")

print(correlation)

# Does gamification interest those who are interested in an application?

print("Does gamification interest those who are interested in an application?")

# Correlation

correlation <- cor(data$interested_application, data$ms_ca, use = "complete.obs")

print(correlation)

# Plot

ggplot(data, aes(x = interested_application, y = ms_ca)) +
  geom_point() +
  geom_smooth(method = "lm", color = "#0089c4") +
  labs(title = "Application Interest and Gamification Motivation", x = "Application Interest", y = "Gamification Motivation")

# Linear Regression

model <- lm(ms_ca ~ interested_application, data = data)

summary(model)

# Does gamification interest those who are interested in research in the past and present?

print("Does gamification interest those who are interested in research in the past and present?")

# Correlation

correlation <- cor(data$past_present, data$ms_ca, use = "complete.obs")

print(correlation)

# Plot

ggplot(data, aes(x = past_present, y = ms_ca)) +
  geom_point() +
  geom_smooth(method = "lm", color = "#0089c4") +
  labs(title = "Research Interest vs Gamification Motivation", x = "Research Interest", y = "Gamification Motivation")

# Linear Regreession

model <- lm(ms_ca ~ past_present, data = data)

summary(model)

# Do concerns over data relate to interest in an application?

print("Do concerns over data relate to interest in an application?")

# Correlation

correlation <- cor(data$interested_application, data$concern_score, use = "complete.obs")

print(correlation)

ggplot(data, aes(x = interested_application, y = concern_score)) +
  geom_point() +
  geom_smooth(method = "lm", color = "#0089c4") +
  labs(title = "Application Interest and Concern Score", x = "Application Interest", y = "Concern Score")

# Linear Regression

model <- lm(concern_score ~ interested_application, data = data)

summary(model)

# Do concerns over data relate to interest research in the past and present?

print("Do concerns over data relate to interest research in the past and present?")

# Correlation

correlation <- cor(data$past_present, data$concern_score, use = "complete.obs")

print(correlation)

# Plot

ggplot(data, aes(x = past_present, y = concern_score)) +
  geom_point() +
  geom_smooth(method = "lm", color = "#0089c4") +
  labs(title = "Research Interest and Concern Score", x = "Research Interest", y = "Concern Score")

# Linear Regression

model <- lm(concern_score ~ past_present, data = data)

summary(model)

# What concerns over data limit interest in an application?

print("What concerns over data limit interest in an application?")

# Correlation

correlation <- cor(limiting_factors, use = "complete.obs")

print(correlation)

# What concerns over data limit interest in research in the past and present?

print("What concerns over data limit interest in research in the past and present?")

# Correlation

correlation <- cor(lf_pp, use = "complete.obs")

print(correlation)

# What kind of digital citizen is interested in an application?

print("What kind of digital citizen is interested in an application?")

# Correlation

correlation <- cor(application, use = "complete.obs")

print(correlation)

# What kind of digital citizen is interested in research in the past and present?

print("What kind of digital citizen is interested in research in the past and present?")

# Correlation

correlation <- cor(application_pp, use = "complete.obs")

print(correlation)

# Which people are more motivated by egotistical motivations?

print("Which people are more motivated by egotistical motivations?")

# Plots

ggplot(data, aes(x = gender_identity, y = egotistical_motive)) +
  geom_boxplot() +
  labs(title = "Gender Identity and Egotistical Motivations", x = "Gender Identity", y = "Egotistical Motivations")

ggplot(data, aes(x = education_completed, y = egotistical_motive)) +
  geom_boxplot() +
  labs(title = "Education Level and Egotistical Motivations", x = "Education Level", y = "Egotistical Motivations") +
    scale_x_discrete(labels = function(x) gsub(" ", "\n", x))

ggplot(data, aes(x = ro_macro, y = egotistical_motive)) +
  geom_boxplot() +
  labs(title = "Region of Origin and Egotistical Motivations", x = "Region of Origin", y = "Egotistical Motivations")

# Correlation

correlation <- cor(data[, c("age", "years_internet", "egotistical_motive")], use = "complete.obs")

print(correlation)

# ANOVA

anova_gender <- aov(egotistical_motive ~ gender_identity, data = data)

summary(anova_gender)

anova_education <- aov(egotistical_motive ~ education_completed, data = data)

summary(anova_education)

anova_region <- aov(egotistical_motive ~ ro_macro, data = data)

summary(anova_region)

# Which people are more motivated by collective motivations?

print("Which people are more motivated by collective motivations?")

# Plots

ggplot(data, aes(x = gender_identity, y = collective_motive)) +
  geom_boxplot() +
  labs(title = "Gender Identity and Collective Motivations", x = "Gender Identity", y = "Collective Motivations")

ggplot(data, aes(x = education_completed, y = collective_motive)) +
  geom_boxplot() +
  labs(title = "Education Level and Collective Motivations", x = "Education Level", y = "Collective Motivations") +
    scale_x_discrete(labels = function(x) gsub(" ", "\n", x))

ggplot(data, aes(x = ro_macro, y = collective_motive)) +
  geom_boxplot() +
  labs(title = "Region of Origin and Collective Motivations", x = "Region of Origin", y = "Collective Motivations")

# Correlation

correlation <- cor(data[, c("age", "years_internet", "collective_motive")], use = "complete.obs")

print(correlation)

# ANOVA

anova_gender <- aov(collective_motive ~ gender_identity, data = data)

summary(anova_gender)

anova_education <- aov(collective_motive ~ education_completed, data = data)

summary(anova_education)

anova_region <- aov(collective_motive ~ ro_macro, data = data)

summary(anova_region)

# What demographics are interested in participating in research in the past and present?

print("What demographics are interested in participating in research in the past and present?")

# Plots

ggplot(data, aes(x = gender_identity, y = past_present)) +
  geom_boxplot() +
  labs(title = "Gender Identity and Research Interest", x = "Gender Identity", y = "Research Interest")

ggplot(data, aes(x = education_completed, y = past_present)) +
  geom_boxplot() +
  labs(title = "Education Level and Research Interest", x = "Education Level", y = "Research Interest") +
    scale_x_discrete(labels = function(x) gsub(" ", "\n", x))

ggplot(data, aes(x = ro_macro, y = past_present)) +
  geom_boxplot() +
  labs(title = "Region of Origin and Research Interest", x = "Region of Origin", y = "Research Interest")

# Correlation

correlation <- cor(data[, c("age", "years_internet", "past_present")], use = "complete.obs")

print(correlation)

# ANOVA

anova_gender <- aov(past_present ~ gender_identity, data = data)

summary(anova_gender)

anova_education <- aov(past_present ~ education_completed, data = data)

summary(anova_education)

anova_region <- aov(past_present ~ ro_macro, data = data)

summary(anova_region)

# What motivates individuals to be interest in an application?

print("What motivates individuals to be interest in an application?")

# Correlation

correlation <- cor(ms_ia, use = "complete.obs")

print(correlation)

# What motivates individuals to be interest in research in the past and present?

print("What motivates individuals to be interest in research in the past and present?")

# Correlation

correlation <- cor(research_motives, use = "complete.obs")

print(correlation)

# OUTPUT

sink(type = "output")
